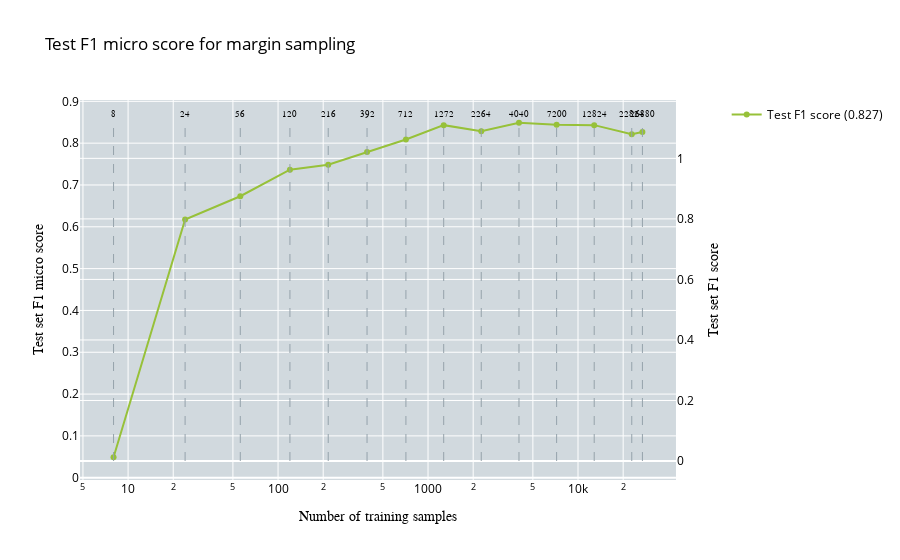

The notebook cell saved with this chart:
### Code cell
plot_performance_vs_amount_of_data(
    performance, 
    no_of_samples, 
    performance_test_data,
    title="Test F1 micro score for margin sampling", 
    x_axes="Number of training samples", 
    y_axes="Test set F1 micro score", 
    y_axes_secondary="Test set F1 score", 
    mode="test"
)

### Figure 1 — Plotly figure (JSON) as saved in the notebook; plotly's stock layout.template omitted (floating-point values rounded to 4 significant figures)
{"data": [{"line": {"color": "rgb(149, 162, 171)", "dash": "dash", "width": 1}, "mode": "lines", "showlegend": false, "type": "scatter", "x": [8, 8], "y": [0, 1.12], "yaxis": "y2"}, {"marker": {"size": 0}, "mode": "text", "showlegend": false, "text": ["8"], "textfont": {"color": "black", "family": "Arial", "size": 8.5}, "textposition": "top center", "type": "scatter", "x": [8], "y": [1.13], "yaxis": "y2"}, {"line": {"color": "rgb(149, 162, 171)", "dash": "dash", "width": 1}, "mode": "lines", "showlegend": false, "type": "scatter", "x": [24, 24], "y": [0, 1.12], "yaxis": "y2"}, {"marker": {"size": 0}, "mode": "text", "showlegend": false, "text": ["24"], "textfont": {"color": "black", "family": "Arial", "size": 8.5}, "textposition": "top center", "type": "scatter", "x": [24], "y": [1.13], "yaxis": "y2"}, {"line": {"color": "rgb(149, 162, 171)", "dash": "dash", "width": 1}, "mode": "lines", "showlegend": false, "type": "scatter", "x": [56, 56], "y": [0, 1.12], "yaxis": "y2"}, {"marker": {"size": 0}, "mode": "text", "showlegend": false, "text": ["56"], "textfont": {"color": "black", "family": "Arial", "size": 8.5}, "textposition": "top center", "type": "scatter", "x": [56], "y": [1.13], "yaxis": "y2"}, {"line": {"color": "rgb(149, 162, 171)", "dash": "dash", "width": 1}, "mode": "lines", "showlegend": false, "type": "scatter", "x": [120, 120], "y": [0, 1.12], "yaxis": "y2"}, {"marker": {"size": 0}, "mode": "text", "showlegend": false, "text": ["120"], "textfont": {"color": "black", "family": "Arial", "size": 8.5}, "textposition": "top center", "type": "scatter", "x": [120], "y": [1.13], "yaxis": "y2"}, {"line": {"color": "rgb(149, 162, 171)", "dash": "dash", "width": 1}, "mode": "lines", "showlegend": false, "type": "scatter", "x": [216, 216], "y": [0, 1.12], "yaxis": "y2"}, {"marker": {"size": 0}, "mode": "text", "showlegend": false, "text": ["216"], "textfont": {"color": "black", "family": "Arial", "size": 8.5}, "textposition": "top center", "type": "scatter", "x": [216], "y": [1.13], "yaxis": "y2"}, {"line": {"color": "rgb(149, 162, 171)", "dash": "dash", "width": 1}, "mode": "lines", "showlegend": false, "type": "scatter", "x": [392, 392], "y": [0, 1.12], "yaxis": "y2"}, {"marker": {"size": 0}, "mode": "text", "showlegend": false, "text": ["392"], "textfont": {"color": "black", "family": "Arial", "size": 8.5}, "textposition": "top center", "type": "scatter", "x": [392], "y": [1.13], "yaxis": "y2"}, {"line": {"color": "rgb(149, 162, 171)", "dash": "dash", "width": 1}, "mode": "lines", "showlegend": false, "type": "scatter", "x": [712, 712], "y": [0, 1.12], "yaxis": "y2"}, {"marker": {"size": 0}, "mode": "text", "showlegend": false, "text": ["712"], "textfont": {"color": "black", "family": "Arial", "size": 8.5}, "textposition": "top center", "type": "scatter", "x": [712], "y": [1.13], "yaxis": "y2"}, {"line": {"color": "rgb(149, 162, 171)", "dash": "dash", "width": 1}, "mode": "lines", "showlegend": false, "type": "scatter", "x": [1272, 1272], "y": [0, 1.12], "yaxis": "y2"}, {"marker": {"size": 0}, "mode": "text", "showlegend": false, "text": ["1272"], "textfont": {"color": "black", "family": "Arial", "size": 8.5}, "textposition": "top center", "type": "scatter", "x": [1272], "y": [1.13], "yaxis": "y2"}, {"line": {"color": "rgb(149, 162, 171)", "dash": "dash", "width": 1}, "mode": "lines", "showlegend": false, "type": "scatter", "x": [2264, 2264], "y": [0, 1.12], "yaxis": "y2"}, {"marker": {"size": 0}, "mode": "text", "showlegend": false, "text": ["2264"], "textfont": {"color": "black", "family": "Arial", "size": 8.5}, "textposition": "top center", "type": "scatter", "x": [2264], "y": [1.13], "yaxis": "y2"}, {"line": {"color": "rgb(149, 162, 171)", "dash": "dash", "width": 1}, "mode": "lines", "showlegend": false, "type": "scatter", "x": [4040, 4040], "y": [0, 1.12], "yaxis": "y2"}, {"marker": {"size": 0}, "mode": "text", "showlegend": false, "text": ["4040"], "textfont": {"color": "black", "family": "Arial", "size": 8.5}, "textposition": "top center", "type": "scatter", "x": [4040], "y": [1.13], "yaxis": "y2"}, {"line": {"color": "rgb(149, 162, 171)", "dash": "dash", "width": 1}, "mode": "lines", "showlegend": false, "type": "scatter", "x": [7200, 7200], "y": [0, 1.12], "yaxis": "y2"}, {"marker": {"size": 0}, "mode": "text", "showlegend": false, "text": ["7200"], "textfont": {"color": "black", "family": "Arial", "size": 8.5}, "textposition": "top center", "type": "scatter", "x": [7200], "y": [1.13], "yaxis": "y2"}, {"line": {"color": "rgb(149, 162, 171)", "dash": "dash", "width": 1}, "mode": "lines", "showlegend": false, "type": "scatter", "x": [12824, 12824], "y": [0, 1.12], "yaxis": "y2"}, {"marker": {"size": 0}, "mode": "text", "showlegend": false, "text": ["12824"], "textfont": {"color": "black", "family": "Arial", "size": 8.5}, "textposition": "top center", "type": "scatter", "x": [12824], "y": [1.13], "yaxis": "y2"}, {"line": {"color": "rgb(149, 162, 171)", "dash": "dash", "width": 1}, "mode": "lines", "showlegend": false, "type": "scatter", "x": [22824, 22824], "y": [0, 1.12], "yaxis": "y2"}, {"marker": {"size": 0}, "mode": "text", "showlegend": false, "text": ["22824"], "textfont": {"color": "black", "family": "Arial", "size": 8.5}, "textposition": "top center", "type": "scatter", "x": [22824], "y": [1.13], "yaxis": "y2"}, {"line": {"color": "rgb(149, 162, 171)", "dash": "dash", "width": 1}, "mode": "lines", "showlegend": false, "type": "scatter", "x": [26880, 26880], "y": [0, 1.12], "yaxis": "y2"}, {"marker": {"size": 0}, "mode": "text", "showlegend": false, "text": ["26880"], "textfont": {"color": "black", "family": "Arial", "size": 8.5}, "textposition": "top center", "type": "scatter", "x": [26880], "y": [1.13], "yaxis": "y2"}, {"line": {"width": 2}, "marker": {"color": "rgb(151,193,57)"}, "name": "Test F1 score (0.827)", "textfont": {"family": "Arial", "size": 11}, "type": "scatter", "x": [8, 24, 56, 120, 216, 392, 712, 1272, 2264, 4040, 7200, 12824, 22824, 26880], "xaxis": "x", "y": [0.04896, 0.6174, 0.6731, 0.7365, 0.7484, 0.7788, 0.8087, 0.8431, 0.8283, 0.8488, 0.8441, 0.8431, 0.8214, 0.8269], "yaxis": "y"}], "layout": {"legend": {"font": {"color": "black"}}, "plot_bgcolor": "rgb(209, 217, 222)", "title": {"font": {"color": "black"}, "text": "Test F1 micro score for margin sampling"}, "xaxis": {"anchor": "y", "domain": [0, 0.94], "tickfont": {"color": "black"}, "title": {"font": {"color": "black", "family": "Arial"}, "text": "Number of training samples"}, "type": "log"}, "yaxis": {"anchor": "x", "domain": [0, 1], "tickfont": {"color": "black"}, "title": {"font": {"color": "black", "family": "Arial"}, "text": "Test set F1 micro score"}}, "yaxis2": {"anchor": "x", "overlaying": "y", "side": "right", "tickfont": {"color": "black"}, "title": {"font": {"color": "black", "family": "Arial"}, "text": "Test set F1 score"}}}}
